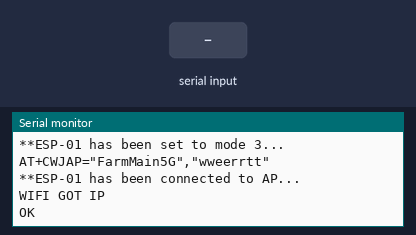
Bench run of a sketch on a simulated Arduino Uno, built with avr-gcc and run on an emulated ATmega328P. Parts: the last lines printed to the serial monitor. The inputs (shaded band) are chosen by the test bench. The modem accepts every AT command (registered, SIM ready, sends succeed) and sends nothing else.

Above: at 10.7 s.
10.8 s: "1" received over the second serial link
At 11.9 s:
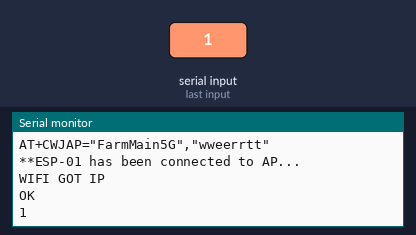
12.3 s: "0" received over the second serial link
At 13.1 s:
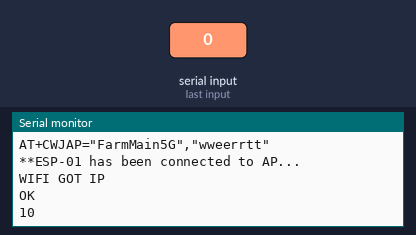

Measured:
- after the input at 10.8 s, the serial monitor: prints a new line at once (image 1)
- after the input at 12.3 s, the serial monitor: prints a new line at once (image 2)

The sketch:

ESPSerial_DEMO.ino
```cpp
//ESP8266과 Arduino통신을 소프트시리얼로 이루어짐
#include <SoftwareSerial.h>
SoftwareSerial ESPSerial(6, 7); //(RX,TX)

#define speed8266 9600
#define HARDWARE_RESET 8 //아두이노를 통한 ESP8266리셋 - 하드웨어 와이어링해야 한다.
#define ssid "FarmMain5G"
#define password "wweerrtt"


void setup() {
  // put your setup code here, to run once:
  Serial.begin(9600);
  ESPSerial.begin(speed8266); //ESP-01모듈과 UART 시리얼 연결
  EspHardwareReset(); //Reset do Modulo WiFi
  Serial.println("**Ready to start...**");
  delay (1000);
    //소프트AP+스테이션 모드로 설정--------------------------------------
  while(!sendATcommand("AT+CWMODE=3", "OK", 3)){
    Serial.println("**Error in changing mode...");
    delay(500);
  }
    Serial.println("**ESP-01 has been set to mode 3...");

  //AP 접속
  while(!connectWifi()){
    Serial.println("**Error in connecting to AP...");
    delay(500);
  }
  Serial.println("**ESP-01 has been connected to AP...");//원래는 if구문 안에 있다가 while로 뺐다. connectWiFi를 또 부르기 싫어서 그냥 무조건 하는 명령어로 바꾸어 놓았다.
}

void loop() {
  // put your main code here, to run repeatedly:
  while(Serial.available()){
    ESPSerial.write(Serial.read());
  }

  while(ESPSerial.available()){
    Serial.write(ESPSerial.read());
  }
}

boolean sendATcommand(char * command, char * response, int second) {
  //최대 대기 시간 설정
  ESPSerial.setTimeout(second*1000);
  //AT명령을 ESP-01모듈로 전달하여 실행
  ESPSerial.println(command);
  Serial.println(command);
  //응답대기
  boolean responseFound = ESPSerial.find(response);
  //최대 대기 시간을 default값인 1초로 재설정
  ESPSerial.setTimeout(1000);

  return responseFound;
}

boolean connectWifi(){
  ESPSerial.setTimeout(10*1000);
  String cmd="AT+CWJAP=\"";
         cmd+=ssid;
         cmd+="\",\"";
         cmd+=password;
         cmd+="\"";
  ESPSerial.println(cmd);
  Serial.println(cmd);

  boolean responseFound = ESPSerial.find("WIFI CONNECTED");
  ESPSerial.setTimeout(1000);

  return responseFound;
}

/********* Reset ESP *************/
void EspHardwareReset(void)
{
  Serial.println("ESP-01 HARDWARE Reseting.......");
  digitalWrite(HARDWARE_RESET, LOW);
  delay(500);
  digitalWrite(HARDWARE_RESET, HIGH);
  delay(8000);//읽기 시작에 필요한 시간
  Serial.println("RESET");
}
```
